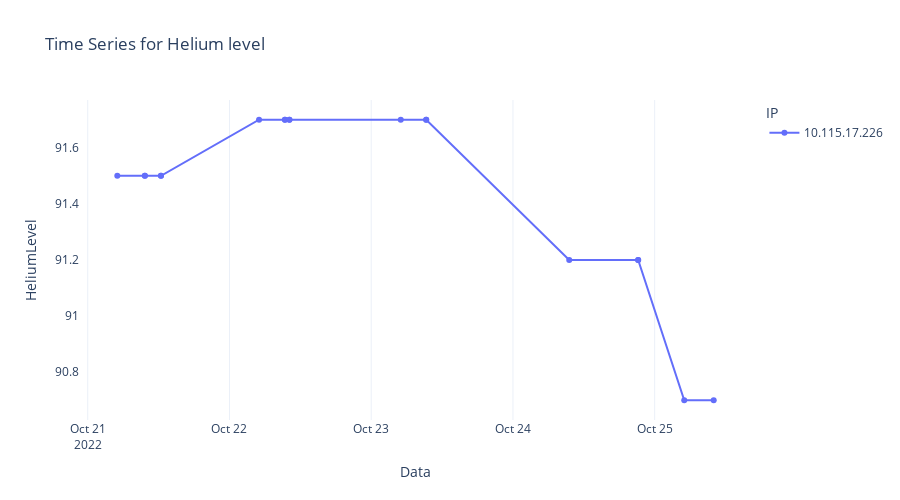

The code cell stored with this chart in its notebook:
### Code cell
fig = px.line(
    df.sort_index(), 
    y="HeliumLevel", 
    line_group="IP", 
    color="IP", 
    markers=True,
    hover_data=["IP"],
    title="Time Series for Helium level",
    height=500
)
fig.update_traces(
    hovertemplate="<br>%{x|%H:%M - %d/%m}<br>IP: %{customdata[0]}<br>BoreTemperature: %{y}<extra></extra>"
)
fig.update_layout(
    yaxis=dict(showgrid=False)
)

### Figure 1 — Plotly figure (JSON) as saved in the notebook; plotly's stock layout.template omitted (floating-point values rounded to 4 significant figures)
{"data": [{"customdata": [["10.115.17.226"], ["10.115.17.226"], ["10.115.17.226"], ["10.115.17.226"], ["10.115.17.226"], ["10.115.17.226"], ["10.115.17.226"], ["10.115.17.226"], ["10.115.17.226"], ["10.115.17.226"], ["10.115.17.226"], ["10.115.17.226"], ["10.115.17.226"], ["10.115.17.226"], ["10.115.17.226"], ["10.115.17.226"], ["10.115.17.226"], ["10.115.17.226"]], "hovertemplate": "<br>%{x|%H:%M - %d/%m}<br>IP: %{customdata[0]}<br>BoreTemperature: %{y}<extra></extra>", "legendgroup": "10.115.17.226", "line": {"color": "#636efa", "dash": "solid"}, "marker": {"symbol": "circle"}, "mode": "lines+markers", "name": "10.115.17.226", "orientation": "v", "showlegend": true, "type": "scatter", "x": ["2022-10-21T05:00:18", "2022-10-21T09:40:14", "2022-10-21T09:40:24", "2022-10-21T12:23:49", "2022-10-21T12:24:24", "2022-10-22T05:00:19", "2022-10-22T09:23:23", "2022-10-22T09:23:33", "2022-10-22T10:08:28", "2022-10-22T10:09:01", "2022-10-23T05:00:18", "2022-10-23T09:18:40", "2022-10-23T09:18:51", "2022-10-24T09:31:44", "2022-10-24T21:11:51", "2022-10-24T21:12:27", "2022-10-25T05:00:18", "2022-10-25T09:59:37"], "xaxis": "x", "y": [91.5, 91.5, 91.5, 91.5, 91.5, 91.7, 91.7, 91.7, 91.7, 91.7, 91.7, 91.7, 91.7, 91.2, 91.2, 91.2, 90.7, 90.7], "yaxis": "y"}], "layout": {"height": 500, "legend": {"title": {"text": "IP"}, "tracegroupgap": 0}, "title": {"text": "Time Series for Helium level"}, "xaxis": {"anchor": "y", "domain": [0, 1], "title": {"text": "Data"}}, "yaxis": {"anchor": "x", "domain": [0, 1], "showgrid": false, "title": {"text": "HeliumLevel"}}}}
